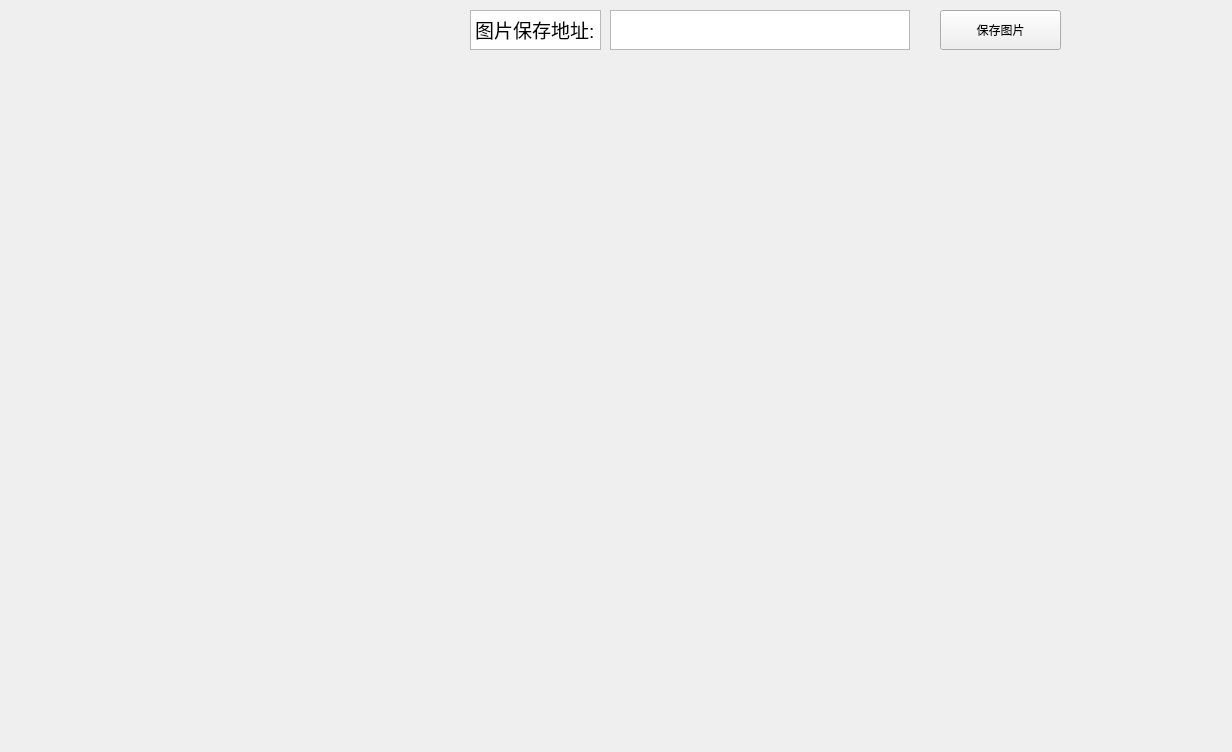
<?xml version="1.0" encoding="UTF-8"?>
<ui version="4.0">
 <class>Widget</class>
 <widget class="QWidget" name="Widget">
  <property name="geometry">
   <rect>
    <x>0</x>
    <y>0</y>
    <width>1232</width>
    <height>752</height>
   </rect>
  </property>
  <property name="windowTitle">
   <string>Widget</string>
  </property>
  <widget class="QCustomPlot" name="widget" native="true">
   <property name="geometry">
    <rect>
     <x>0</x>
     <y>70</y>
     <width>1231</width>
     <height>641</height>
    </rect>
   </property>
  </widget>
  <widget class="QPushButton" name="save_bmp">
   <property name="geometry">
    <rect>
     <x>940</x>
     <y>10</y>
     <width>121</width>
     <height>40</height>
    </rect>
   </property>
   <property name="text">
    <string>保存图片</string>
   </property>
  </widget>
  <widget class="QTextEdit" name="save_path">
   <property name="geometry">
    <rect>
     <x>610</x>
     <y>10</y>
     <width>300</width>
     <height>40</height>
    </rect>
   </property>
  </widget>
  <widget class="QTextBrowser" name="textBrowser">
   <property name="geometry">
    <rect>
     <x>470</x>
     <y>10</y>
     <width>131</width>
     <height>40</height>
    </rect>
   </property>
   <property name="html">
    <string>&lt;!DOCTYPE HTML PUBLIC &quot;-//W3C//DTD HTML 4.0//EN&quot; &quot;http://www.w3.org/TR/REC-html40/strict.dtd&quot;&gt;
&lt;html&gt;&lt;head&gt;&lt;meta name=&quot;qrichtext&quot; content=&quot;1&quot; /&gt;&lt;style type=&quot;text/css&quot;&gt;
p, li { white-space: pre-wrap; }
&lt;/style&gt;&lt;/head&gt;&lt;body style=&quot; font-family:'Sans Serif'; font-size:9pt; font-weight:400; font-style:normal;&quot;&gt;
&lt;p style=&quot; margin-top:0px; margin-bottom:0px; margin-left:0px; margin-right:0px; -qt-block-indent:0; text-indent:0px;&quot;&gt;&lt;span style=&quot; font-size:14pt;&quot;&gt;图片保存地址:&lt;/span&gt;&lt;/p&gt;&lt;/body&gt;&lt;/html&gt;</string>
   </property>
  </widget>
 </widget>
 <layoutdefault spacing="6" margin="11"/>
 <customwidgets>
  <customwidget>
   <class>QCustomPlot</class>
   <extends>QWidget</extends>
   <header>qcustomplot.h</header>
   <container>1</container>
  </customwidget>
 </customwidgets>
 <resources/>
 <connections/>
</ui>
